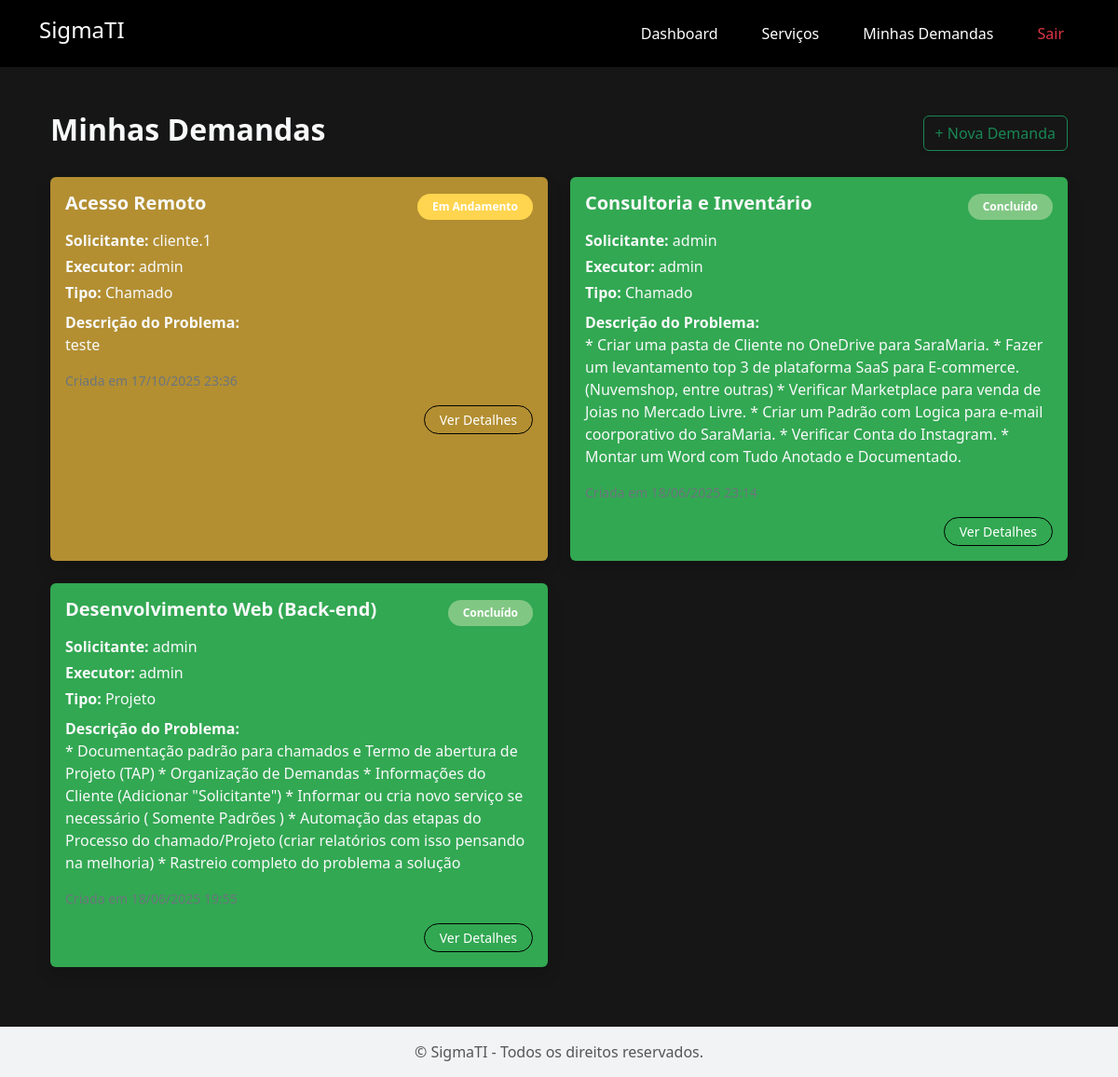
Page /listar_demandas/ (signed in) on the earlier database version.
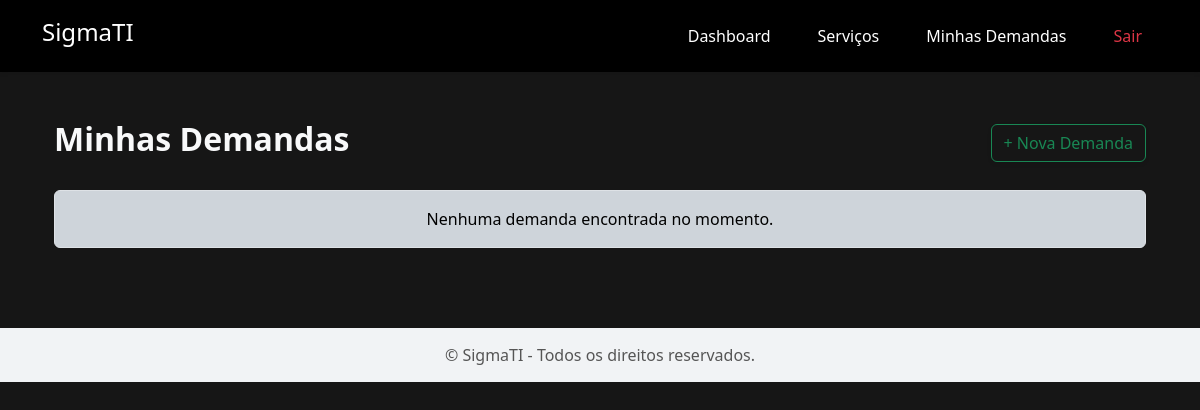
Same page on the later database version.
### AppHome/models.py (models this page shows, shortened)
class Demanda(models.Model):
    CHAMADO = 'Chamado'
    PROJETO = 'Projeto'
    TIPO_CHOICES = [
        (CHAMADO, 'Chamado'),
        (PROJETO, 'Projeto'),
    ]
    ABERTO = 'Aberto'
    EM_ANDAMENTO = 'Em Andamento'
    CONCLUIDO = 'Concluído'
    STATUS_CHOICES = [
        (ABERTO, 'Aberto'),
        (EM_ANDAMENTO, 'Em Andamento'),
        (CONCLUIDO, 'Concluído'),
    ]
    solicitante = models.ForeignKey(User, on_delete=models.CASCADE, related_name='demandas_solicitadas')
    servico = models.ForeignKey(Servico, on_delete=models.CASCADE)
    tipo = models.CharField(max_length=10, choices=TIPO_CHOICES, default=CHAMADO)
    descricao_problema = models.TextField()
    status = models.CharField(max_length=20, choices=STATUS_CHOICES, default=ABERTO)
    executor = models.ForeignKey(User, on_delete=models.CASCADE, related_name='demandas_resolvidas', null=True, blank=True)
    descricao_solucao = models.TextField(blank=True, null=True)
    data_criacao = models.DateTimeField(auto_now_add=True)
    data_verificacao = models.DateTimeField(blank=True, null=True)
    data_solucao = models.DateTimeField(blank=True, null=True)
    objetivo = models.TextField(blank=True, null=True)
    escopo = models.TextField(blank=True, null=True)
    justificativa = models.TextField(blank=True, null=True)
    riscos = models.TextField(blank=True, null=True)
    prazos = models.CharField(max_length=255, blank=True, null=True)
    orcamento = models.CharField(max_length=255, blank=True, null=True)
    responsaveis = models.TextField(blank=True, null=True)

class Servico(models.Model):
    CATEGORIAS = [
        ('infraestrutura', 'Infraestrutura'),
        ('desenvolvimento', 'Desenvolvimento'),
        ('automacao', 'Automação'),
        ('suporte', 'Suporte'),
        ('consultoria', 'Consultoria'),
    ]
    MODELOS_COBRANCA = [
        ('hora', 'Hora'),
        ('projeto_fechado', 'Projeto Fechado'),
        ('mensalidade', 'Mensalidade'),
        ('retainer', 'Retainer'),
    ]
    REQUISITOS = [
        ('acesso_a_conta', 'Acesso a Conta'),
        ('acesso_remoto', 'Acesso Remoto'),
        ('documentacao_rede', 'Documentação da Rede'),
        ('acesso_servidor', 'Acesso ao Servidor'),
        ('infraestrutura_basica', 'Infraestrutura Básica'),
        ('equipamento_rede', 'Equipamento de Rede'),
    ]
    FERRAMENTAS = [
        ('AnyDesk', 'AnyDesk'),
        ('pendrive', 'PenDrive'),
        ('powerapps', 'PowerApps'),
        ('python', 'Python'),
        ('django', 'Django'),
        ('react', 'React'),
        ('pfsense', 'Pfsense'),
        ('mikrotik', 'Mikrotik'),
        ('power_apps', 'Power Apps'),
        ('github', 'GitHub'),
        ('azure', 'Azure'),
        ('aws', 'AWS'),
        ('docker', 'Docker'),
        ('sql_server', 'SQL Server'),
    ]
    TEMPO_MEDIO = [
        ('30_minutos','30 minutos'),
        ('1_hora','1 hora'),
        ('3_horas','3 horas'),
        ('6_horas','6 horas'),
        ('12_horas','12 horas'),
        ('1_dia_util', '1 dia útil'),
        ('3_dias_uteis', '3 dias úteis'),
        ('5_dias_uteis', '5 dias úteis'),
        ('1_semana', '1 semana'),
        ('2_semanas', '2 semanas'),
        ('1_mes', '1 mês'),
    ]
    COMPLEXIDADE = [
        ('baixa', 'Baixa'),
        ('media', 'Média'),
        ('alta', 'Alta'),
    ]
    STATUS = [
        ('ativo', 'Ativo'),
        ('em_desenvolvimento', 'Em Desenvolvimento'),
        ('sob_demanda', 'Sob Demanda'),
        ('em_manutencao', 'Em Manutenção'),
    ]
    nome = models.CharField(max_length=100)
    descricao = models.TextField()
    valor = models.DecimalField(max_digits=10, decimal_places=2)
    categoria = models.CharField(max_length=50, choices=CATEGORIAS, default='hora')
    modelo_cobranca = models.CharField(max_length=50, choices=MODELOS_COBRANCA)
    requisitos = models.CharField(max_length=100, choices=REQUISITOS, blank=True, null=True)
    ferramentas = models.CharField(max_length=100, choices=FERRAMENTAS, blank=True, null=True)
    tempo_medio_execucao = models.CharField(max_length=50, choices=TEMPO_MEDIO)
    nivel_complexidade = models.CharField(max_length=50, choices=COMPLEXIDADE)
    status = models.CharField(max_length=50, choices=STATUS)
    documentacao = models.FileField(upload_to='documentos/', blank=True, null=True)

### AppHome/views.py (the view)
# urls.py: path('listar_demandas/', views.listar_demandas, name='listar_demandas'),
@login_required
def listar_demandas(request):
    if request.user.is_superuser or request.user.groups.filter(name="Técnicos").exists():
        demandas = Demanda.objects.all().order_by('-data_criacao')
    else:
        demandas = Demanda.objects.filter(solicitante=request.user).order_by('-data_criacao')
    usuario_pode_alterar = request.user.is_superuser or request.user.groups.filter(name="Técnicos").exists()
    context = {
        'demandas': demandas,
        'usuario_pode_alterar': usuario_pode_alterar,  # 🔹 Passa para o template
    }
    context = {
        'demandas': demandas
    }
    return render(request, 'AppHome/listar_demandas.html', context)

### AppHome/context_processors.py (called while the page is built)
def permissoes_usuario(request):
    if not request.user.is_authenticated:
        return {}
    usuario_pode_alterar = request.user.is_superuser or request.user.groups.filter(name="Técnicos").exists()
    return {
        'usuario_pode_alterar': usuario_pode_alterar
    }

### AppHome/templates/AppHome/listar_demandas.html (shortened to what this page needs)
{% extends "AppHome/base.html" %}
{% block content %}
<div class="container py-4">
    <div class="d-flex justify-content-between align-items-center mb-4">
        <h2 class="fw-bold text-light">Minhas Demandas</h2>
        <a class="btn btn-outline-success shadow-sm" href="{% url 'AppHome:nova_demanda' %}">
            + Nova Demanda
        </a>
    </div>
    {% if demandas %}
    <div class="row row-cols-1 row-cols-md-2 g-4">
        {% for demanda in demandas %}
        <div class="col">
            <div class="card h-100 text-light border-0 shadow"
                style="background-color: {% if demanda.status == 'aberto' %} #a83232 {% elif demanda.status == 'Em Andamento' %}#b38f32{% elif demanda.status == 'Concluído' %}#32a852{% else %}#2f2f2f{% endif %};">
                <div class="card-body">
                    <div class="d-flex justify-content-between align-items-center mb-2">
                        <h5 class="card-title fw-bold">{{ demanda.servico.nome }}</h5>
                        <span class="badge px-3 py-2 rounded-pill"
                            style="background-color:
                                    {% if demanda.status == 'aberto' %} #ff6b6b
                                    {% elif demanda.status == 'Em Andamento' %} #ffd54f
                                    {% elif demanda.status == 'Concluído' %} #81c784
                                    {% else %}#9e9e9e{% endif %};
                                    color: #fff;">
                            {{ demanda.get_status_display }}
                        </span>
                    </div>
                    <p class="text-light mb-1">
                        <strong>Solicitante:</strong> {{ demanda.solicitante.username }}
                    </p>
                    <p class="text-light mb-1">
                        <strong>Executor:</strong>
                        {% if demanda.executor %}
                            {{ demanda.executor.username }}
                        {% else %}
                            <span class="fst-italic">Não atribuído</span>
                        {% endif %}
                    </p>
                    <p class="text-light mb-1"><strong>Tipo:</strong> {{ demanda.tipo }}</p>
                    <p class="mt-2 text-light">
                        <strong>Descrição do Problema:</strong><br>
                        {{ demanda.descricao_problema }}
                    </p>
                    <p class="text-secondary small mt-3 mb-0">
                        Criada em {{ demanda.data_criacao|date:"d/m/Y H:i" }}
                    </p>
                    <div class="text-end mt-3">
                        <a class="btn btn-outline-primary btn-sm rounded-pill px-3"
                        href="{% url 'AppHome:detalhar_demanda' demanda.id %}">
                            Ver Detalhes
                        </a>
                    </div>
                </div>
            </div>
        </div>
        {% endfor %}
    </div>
    {% else %}
    <div class="alert alert-dark border text-center mt-4 text-black" role="alert">
        Nenhuma demanda encontrada no momento.
    </div>
    {% endif %}
</div>
{% endblock %}

Differences in the rows shown:
removed Demanda: servico.nome "Acesso Remoto", status "Em Andamento", solicitante.username "cliente.1", executor.username "admin", tipo "Chamado", descricao_problema "teste", data_criacao "17/10/2025 23:36"
removed Demanda: servico.nome "Consultoria e Inventário", status "Concluído", solicitante.username "admin", executor.username "admin", tipo "Chamado", descricao_problema "* Criar uma pasta de Cliente no OneDrive para SaraMaria. * Fazer um levantamento top 3 de plataforma SaaS para E-commerce. (Nuvemshop, entre outras) * Verificar Marketplace para venda de Joias no Mercado Livre. * Criar um Padrão com Logica para e-mail coorporativo do SaraMaria. * Verificar Conta do Instagram. * Montar um Word com Tudo Anotado e Documentado."
removed Demanda: servico.nome "Desenvolvimento Web (Back-end)", status "Concluído", solicitante.username "admin", executor.username "admin", tipo "Projeto", descricao_problema "* Documentação padrão para chamados e Termo de abertura de Projeto (TAP) * Organização de Demandas * Informações do Cliente (Adicionar \"Solicitante\") * Informar ou cria novo serviço se necessário ( Somente Padrões ) * Automação das etapas do Processo do chamado/Projeto (criar relatórios com isso pensando na melhoria) * Rastreio completo do problema a solução"
Other differences:
text now shown: "Nenhuma demanda encontrada no momento."
